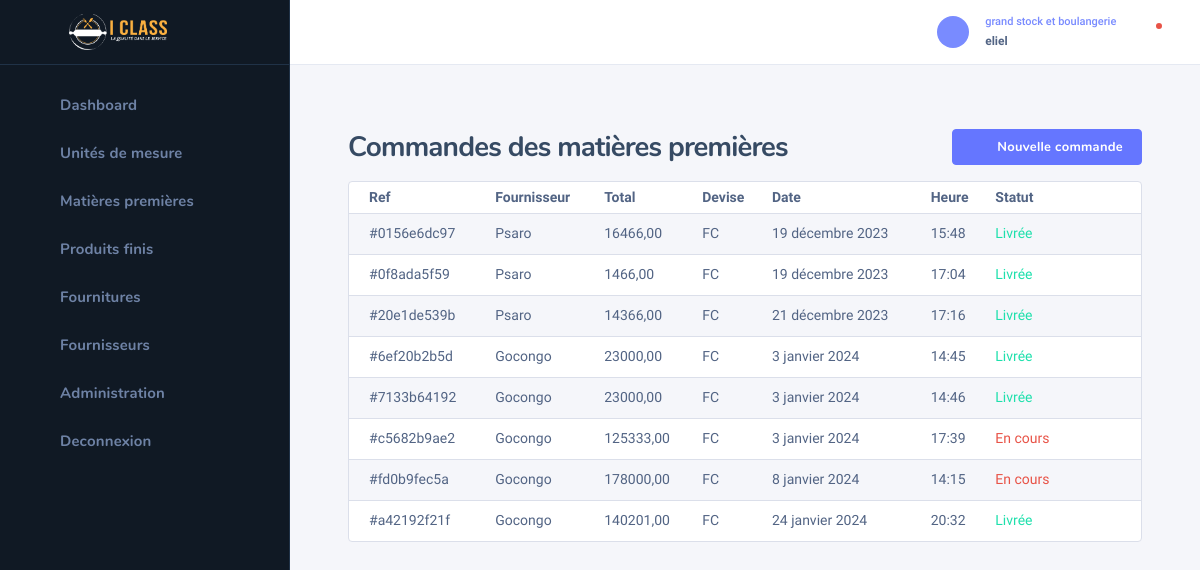
The page /bakery/cmd_mp/ (signed in) on the database its author committed.
### auth_user/models.py (models this page shows, shortened)
class UserHasRole(models.Model):
    class Meta:
        verbose_name = "Roles utilisateur"
    role = models.ForeignKey(Role, on_delete=models.CASCADE, null=True, blank=True)
    user = models.OneToOneField(User, on_delete=models.CASCADE)

class Role(models.Model):
    name = models.CharField(max_length=255)

### bakery/models.py (models this page shows, shortened)
class CommandeMp(models.Model):
    class Meta:
        verbose_name = "Commande de matière première"
    ref = models.CharField(max_length=10, default=generate_unique_uid(), verbose_name="réference")
    fournisseur = models.ForeignKey(Fournisseur, on_delete=models.CASCADE, null=True)
    date = models.DateField(auto_now_add=True, null=True, verbose_name="date de commande")
    heure = models.TimeField(auto_now_add=True, null=True)
    etat = models.BooleanField(default=False)
    devise = models.CharField(max_length=25, null=True, blank=True)
    delivered_at = models.DateField(null=True, blank=True, verbose_name="date de livraison")
    @property
    def get_total(self):
        lines = LigneCommandeMp.objects.filter(commande=self)
        total = 0
        for line in lines:
            total += line.total_price
        return total

class Fournisseur(models.Model):
    name = models.CharField(max_length=255, verbose_name="nom")
    phone = models.CharField(max_length=15, verbose_name="téléphone")
    email = models.EmailField()
    address = models.TextField(verbose_name="adresse")
    def __str__(self):
        return self.name

class LigneCommandeMp(models.Model):
    commande = models.ForeignKey(CommandeMp, on_delete=models.CASCADE, null=True)
    matiere_premiere = models.ForeignKey(MatierePremiere, on_delete=models.CASCADE, null=True)
    qts = models.IntegerField(default=0)
    total_price = models.DecimalField(max_digits=10, decimal_places=2, null=True, blank=True, default=0)
    devise = models.CharField(max_length=25, choices=devises, default=devises[1][0])
    taux = models.DecimalField(max_digits=10, decimal_places=2, null=True, blank=True, default=0)

### auth_user/decorators.py (the view)
        def wrapper_func(request, *args, **kwargs):
            if request.user.userhasrole.role.name in allowed_roles:
                return view_func(request, *args, **kwargs)
            elif request.user.userhasrole.role.name not in allowed_roles:
                return HttpResponse("Permission non accordée !")
            return wrapper_func(request, *args, **kwargs)

### bakery/views.py (called while the page is built)
def generate_unique_uid():
    return uuid.uuid4().hex[:10]

@login_required(login_url='login')
@allowed_users(allowed_roles=['grand stock et boulangerie'])
def cmd_mp(request):
    orders = CommandeMp.objects.all()
    ref = generate_unique_uid()
    return render(request, 'bakery/bakery_cmd_mp.html', context={'orders': orders, 'ref': ref})

### templates/bakery/bakery_cmd_mp.html (shortened to what this page needs)
{% extends 'bakery/base_bakery.html' %}
{% block content %}
    {% include 'bakery/bakery_sidebar.html' %}
    <div class="nk-wrap">
    {% include 'bakery/profile.html' %}
        <div class="nk-content">
            <div class="nk-content ">
                <div class="container-fluid">
                    <div class="nk-content-inner">
                        <div class="nk-content-body">
                            <div class="nk-block-head nk-block-head-sm">
                                <div class="nk-block-between">
                                    <div class="nk-block-head-content">
                                        <h3 class="nk-block-title page-title">Commandes des matières premières</h3>
                                    </div>
                                    <div class="nk-block-head-content">
                                        <div class="toggle-wrap nk-block-tools-toggle">
                                            <div class="toggle-expand-content" data-content="pageMenu">
                                                <ul class="nk-block-tools g-3">
                                                    <li class="nk-block-tools-opt">
                                                        <a href="{% url 'add-cmd-mp' ref=ref %}"
                                                           class="btn btn-primary d-none d-md-inline-flex"><em
                                                                class="icon ni ni-plus"></em><span>Nouvelle commande</span></a>
                                                    </li>
                                                </ul>
                                            </div>
                                        </div>
                                    </div>
                                </div>
                            </div>
                            <div class="nk-block">
                                <div class="card card-bordered">
                                    <div class="card-inner-group">
                                        <div class="card-inner p-0">
                                            <table class="datatable-init-export nowrap table table-striped"
                                                   data-export-title="Export">
                                                <thead>
                                                <tr>
                                                    <th>Ref</th>
                                                    <th>Fournisseur</th>
                                                    <th>Total</th>
                                                    <th>Devise</th>
                                                    <th>Date</th>
                                                    <th>Heure</th>
                                                    <th>Statut</th>
                                                    <th></th>
                                                </tr>
                                                </thead>
                                                <tbody>
                                                {% for order in orders %}
                                                    <tr>
                                                        <td>#{{ order.ref }}</td>
                                                        <td>{{ order.fournisseur }}</td>
                                                        <td>{{ order.get_total }}</td>
                                                        <td>{{ order.devise }}</td>
                                                        <td>{{ order.date }}</td>
                                                        <td>{{ order.heure }}</td>
                                                        <td>
                                                            {% if order.etat == True %}
                                                                <span class="tb-status text-success">Livrée</span>
                                                            {% else %}
                                                                <span class="tb-status text-danger">En cours</span>
                                                            {% endif %}
                                                        </td>
                                                    <td class="center">
                                                            <ul class="nk-tb-actions gx-1 my-n1">
                                                                <li class="me-n1">
                                                                    <div class="dropdown">
                                                                        <a href="#"
                                                                           class="dropdown-toggle btn btn-icon btn-trigger"
                                                                           data-bs-toggle="dropdown"><em
                                                                                class="icon ni ni-more-h"></em></a>
                                                                    </div>
                                                                </li>
                                                            </ul>
                                                        </td>
                                                    </tr>
                                                {% endfor %}
                                                </tbody>
                                            </table>
                                        </div>
                                    </div>
                                </div>
                            </div>
                        </div>
                    </div>
                </div>
            </div>
        </div>
    </div>
{% endblock %}

### templates/bakery/profile.html (shortened to what this page needs)
{% load static %}
<div class="nk-header nk-header-fixed is-light">
                    <div class="container-fluid">
                        <div class="nk-header-wrap">
                            <div class="nk-header-tools">
                                <ul class="nk-quick-nav">
                                    <li class="dropdown user-dropdown">
                                        <a href="#" class="dropdown-toggle" data-bs-toggle="dropdown">
                                            <div class="user-toggle">
                                                <div class="user-avatar sm">
                                                    <em class="icon ni ni-user-alt"></em>
                                                </div>
                                                <div class="user-info d-none d-md-block">
                                                    <div class="user-status">{{ request.user.userhasrole.role.name }}</div>
                                                    <div class="user-name dropdown-indicator">{{ request.user.username }}</div>
                                                </div>
                                            </div>
                                        </a>
                                    </li>
                                    <li class="dropdown notification-dropdown me-n1">
                                        <a hx-get="{% url 'check-notifications' %}" hx-target="#notifications" hx-trigger="click" hx-swap="innerHTML" class="dropdown-toggle nk-quick-nav-icon" data-bs-toggle="dropdown">
                                            <div class="icon-status icon-status-danger"><em class="icon ni ni-bell"></em></div>
                                        </a>
                                    </li>
                                </ul>
                            </div>
                        </div>
                    </div>
                </div>

### rows shown on the page
CommandeMp: ref "0156e6dc97", fournisseur "Psaro", get_total "16466,00", devise "FC", date "19 décembre 2023", heure "15:48", etat "Livrée"
CommandeMp: ref "0f8ada5f59", fournisseur "Psaro", get_total "1466,00", devise "FC", date "19 décembre 2023", heure "17:04", etat "Livrée"
CommandeMp: ref "20e1de539b", fournisseur "Psaro", get_total "14366,00", devise "FC", date "21 décembre 2023", heure "17:16", etat "Livrée"
CommandeMp: ref "6ef20b2b5d", fournisseur "Gocongo", get_total "23000,00", devise "FC", date "3 janvier 2024", heure "14:45", etat "Livrée"
CommandeMp: ref "7133b64192", fournisseur "Gocongo", get_total "23000,00", devise "FC", date "3 janvier 2024", heure "14:46", etat "Livrée"
CommandeMp: ref "c5682b9ae2", fournisseur "Gocongo", get_total "125333,00", devise "FC", date "3 janvier 2024", heure "17:39", etat "En cours"
CommandeMp: ref "fd0b9fec5a", fournisseur "Gocongo", get_total "178000,00", devise "FC", date "8 janvier 2024", heure "14:15", etat "En cours"
CommandeMp: ref "a42192f21f", fournisseur "Gocongo", get_total "140201,00", devise "FC", date "24 janvier 2024", heure "20:32", etat "Livrée"

### other values the page prints
{{ request.user.userhasrole.role.name }} "grand stock et boulangerie"
{{ request.user.username }} "eliel"
